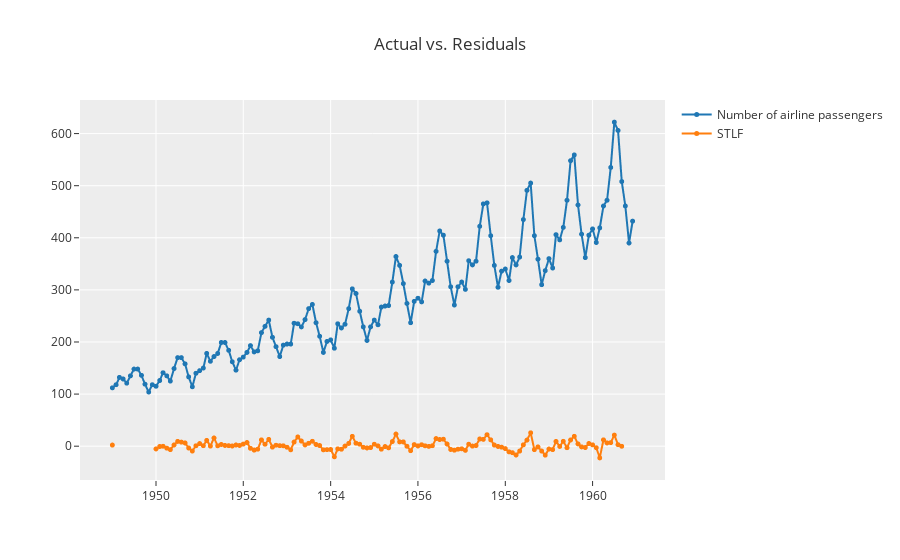

Notebook cell for this chart:
### Markdown cell above
Based on the sample plot results, we can also see that the model can capture the upward trend and also the seasonality of the data. In addition, the model can also follow the peak and valley points. This shows that the model is effective in learning patterns from the existing data.

### Code cell
# residuals plot
plot_model(best, plot = 'residuals')

### Figure 1 — Plotly figure (JSON) as saved in the notebook; plotly's stock layout.template omitted (floating-point values rounded to 4 significant figures; data arrays with more than 128 entries replaced by an {"elided": "..."} marker saying what was removed)
{"data": [{"line": {"color": "rgb(31, 119, 180)", "width": 2}, "marker": {"color": "rgb(31, 119, 180)", "size": 5}, "mode": "lines+markers", "name": "Number of airline passengers", "type": "scattergl", "x": {"elided": "144 str values"}, "xaxis": "x", "y": {"elided": "144 int values"}, "yaxis": "y"}, {"line": {"color": "rgb(255, 127, 14)", "width": 2}, "marker": {"color": "rgb(255, 127, 14)", "size": 5}, "mode": "lines+markers", "name": "STLF", "type": "scattergl", "x": {"elided": "144 str values"}, "xaxis": "x", "y": {"elided": "144 float values"}, "yaxis": "y"}], "layout": {"showlegend": true, "title": {"text": "Actual vs. Residuals"}, "xaxis": {"anchor": "y", "domain": [0, 1]}, "yaxis": {"anchor": "x", "domain": [0, 1]}}}
